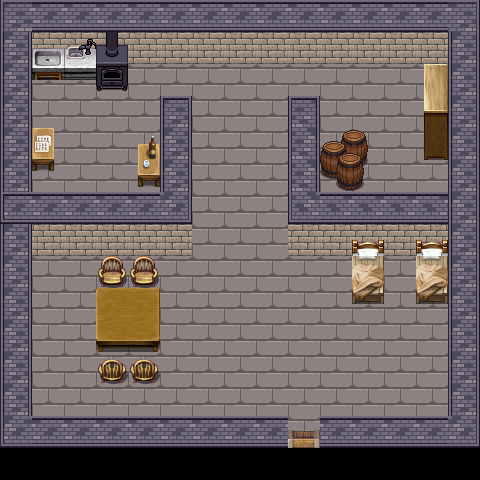

A level layout from a 2D game, rendered from its tile map. Below: a short description, then the map file with tile-grid data replaced by summaries:
An orthogonal 15x15 tile map with 32x32 px tiles, 6 tile layers (Floor, House decals, Character, Wall, ...), 14 tilesets and 2 objects.

<map version="1.0" orientation="orthogonal" renderorder="right-down" width="15" height="15" tilewidth="32" tileheight="32" nextobjectid="3">
 <tileset firstgid="1" name="magecity_0" tilewidth="32" tileheight="32">
  <image source="../Tilesets/magecity_0.png" width="256" height="1450" />
 </tileset>
 <tileset firstgid="361" name="build_atlas" tilewidth="32" tileheight="32">
  <image source="../Tilesets/build_atlas.png" width="1024" height="1024" />
 </tileset>
 <tileset firstgid="1385" name="base_out_atlas" tilewidth="32" tileheight="32">
  <image source="../Tilesets/base_out_atlas.png" width="1024" height="1024" />
 </tileset>
 <tileset firstgid="2409" name="BedComp" tilewidth="32" tileheight="32">
  <image source="../Tilesets/BedComp.png" width="512" height="512" />
 </tileset>
 <tileset firstgid="2665" name="obj_misk_atlas" tilewidth="32" tileheight="32">
  <image source="../Tilesets/obj_misk_atlas.png" width="1024" height="1024" />
 </tileset>
 <tileset firstgid="3689" name="ShelfComp" tilewidth="32" tileheight="32">
  <image source="../Tilesets/ShelfComp.png" width="512" height="512" />
 </tileset>
 <tileset firstgid="3945" name="base_out_atlas" tilewidth="32" tileheight="32">
  <image source="../Tilesets/base_out_atlas.png" width="1024" height="1024" />
 </tileset>
 <tileset firstgid="4969" name="BedComp" tilewidth="32" tileheight="32">
  <image source="../Tilesets/BedComp.png" width="512" height="512" />
 </tileset>
 <tileset firstgid="5225" name="BridgeComp" tilewidth="32" tileheight="32">
  <image source="../Tilesets/BridgeComp.png" width="512" height="512" />
 </tileset>
 <tileset firstgid="5481" name="build_atlas" tilewidth="32" tileheight="32">
  <image source="../Tilesets/build_atlas.png" width="1024" height="1024" />
 </tileset>
 <tileset firstgid="6505" name="house_inside" tilewidth="32" tileheight="32">
  <image source="../Tilesets/house_inside.png" width="512" height="448" />
 </tileset>
 <tileset firstgid="6729" name="InteriorComp2" tilewidth="32" tileheight="32">
  <image source="../Tilesets/InteriorComp2.png" width="512" height="512" />
 </tileset>
 <tileset firstgid="6985" name="InteriorItemsComp" tilewidth="32" tileheight="32">
  <image source="../Tilesets/InteriorItemsComp.png" width="512" height="512" />
 </tileset>
 <tileset firstgid="7241" name="magecity_0" tilewidth="32" tileheight="32">
  <image source="../Tilesets/magecity_0.png" width="256" height="1450" />
 </tileset>
 <layer name="Floor" width="15" height="15">
  <data>[225 cells, 192 non-empty, 1 distinct tile ids]</data>
 </layer>
 <layer name="House decals" width="15" height="15">
  <data>[225 cells, 0 non-empty, 0 distinct tile ids]</data>
 </layer>
 <layer name="Character" width="15" height="15">
  <data>[225 cells, 0 non-empty, 0 distinct tile ids]</data>
 </layer>
 <layer name="Wall" width="15" height="15">
  <data>[225 cells, 93 non-empty, 13 distinct tile ids]</data>
 </layer>
 <layer name="House Decals (non)" width="15" height="15">
  <data>[225 cells, 31 non-empty, 26 distinct tile ids]</data>
 </layer>
 <layer name="House Decals (non)" width="15" height="15">
  <data>[225 cells, 1 non-empty, 1 distinct tile ids]</data>
 </layer>
 <objectgroup name="Collisions">
  <object id="1" x="125" y="73">
   <polyline points="0,0 -106,-2 -96,-1 -96,56 -74,56 -73,90 -95,90 -94,119 39,121 38,103 13,102 15,73 34,71 35,22 64,24 68,178 -93,179 -93,343 162,344 163,376 198,376 198,342 326,345 325,223 290,224 290,179 260,181 258,218 228,219 225,177 163,176 165,26 192,25 193,61 237,62 237,119 326,116 326,74 300,75 300,-11 1,-10 1,0" />
  </object>
  <object id="2" x="98" y="289">
   <polyline points="0,0 61,0 59,50 0,49 1,1" />
  </object>
 </objectgroup>
</map>
